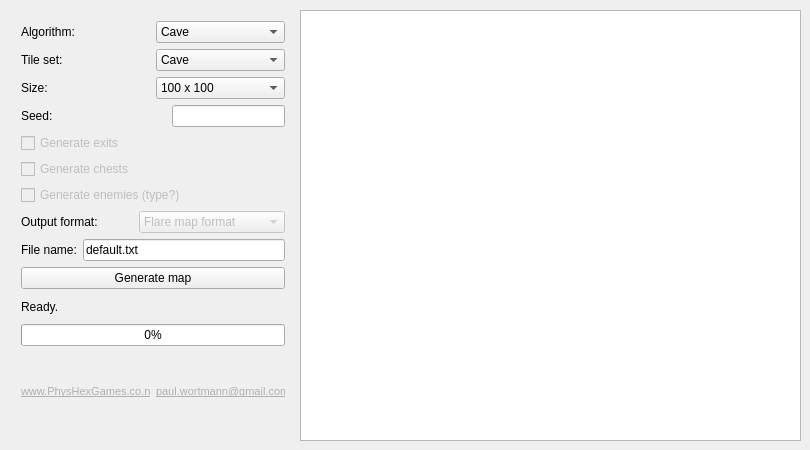
<?xml version="1.0" encoding="UTF-8"?>
<ui version="4.0">
 <class>MainWindow</class>
 <widget class="QMainWindow" name="MainWindow">
  <property name="geometry">
   <rect>
    <x>0</x>
    <y>0</y>
    <width>810</width>
    <height>450</height>
   </rect>
  </property>
  <property name="minimumSize">
   <size>
    <width>810</width>
    <height>450</height>
   </size>
  </property>
  <property name="maximumSize">
   <size>
    <width>810</width>
    <height>450</height>
   </size>
  </property>
  <property name="windowTitle">
   <string>Random dungeon generator V0.1</string>
  </property>
  <widget class="QWidget" name="centralWidget">
   <property name="minimumSize">
    <size>
     <width>810</width>
     <height>450</height>
    </size>
   </property>
   <property name="maximumSize">
    <size>
     <width>810</width>
     <height>450</height>
    </size>
   </property>
   <widget class="QTextEdit" name="textEdit_mapview">
    <property name="geometry">
     <rect>
      <x>300</x>
      <y>10</y>
      <width>501</width>
      <height>431</height>
     </rect>
    </property>
    <property name="font">
     <font>
      <pointsize>4</pointsize>
     </font>
    </property>
    <property name="acceptDrops">
     <bool>false</bool>
    </property>
    <property name="undoRedoEnabled">
     <bool>false</bool>
    </property>
    <property name="textInteractionFlags">
     <set>Qt::NoTextInteraction</set>
    </property>
   </widget>
   <widget class="QWidget" name="layoutWidget">
    <property name="geometry">
     <rect>
      <x>10</x>
      <y>10</y>
      <width>286</width>
      <height>432</height>
     </rect>
    </property>
    <layout class="QVBoxLayout" name="verticalLayout_3">
     <item>
      <layout class="QHBoxLayout" name="horizontalLayout">
       <item>
        <widget class="QLabel" name="label_algorithm">
         <property name="text">
          <string>Algorithm:</string>
         </property>
        </widget>
       </item>
       <item>
        <widget class="QComboBox" name="comboBox_algorithm">
         <property name="enabled">
          <bool>true</bool>
         </property>
         <item>
          <property name="text">
           <string>Cave</string>
          </property>
         </item>
         <item>
          <property name="text">
           <string>Maze</string>
          </property>
         </item>
         <item>
          <property name="text">
           <string>Dungeon 1</string>
          </property>
         </item>
         <item>
          <property name="text">
           <string>Dungeon 2</string>
          </property>
         </item>
        </widget>
       </item>
      </layout>
     </item>
     <item>
      <layout class="QHBoxLayout" name="horizontalLayout_2">
       <item>
        <widget class="QLabel" name="label_tileSet">
         <property name="text">
          <string>Tile set:</string>
         </property>
        </widget>
       </item>
       <item>
        <widget class="QComboBox" name="comboBox_tileSet">
         <property name="enabled">
          <bool>true</bool>
         </property>
         <item>
          <property name="text">
           <string>Cave</string>
          </property>
         </item>
         <item>
          <property name="text">
           <string>Dungeon</string>
          </property>
         </item>
         <item>
          <property name="text">
           <string>Grassland</string>
          </property>
         </item>
        </widget>
       </item>
      </layout>
     </item>
     <item>
      <layout class="QHBoxLayout" name="horizontalLayout_3">
       <item>
        <widget class="QLabel" name="label_mapSize">
         <property name="text">
          <string>Size:</string>
         </property>
        </widget>
       </item>
       <item>
        <widget class="QComboBox" name="comboBox_mapSize">
         <property name="enabled">
          <bool>true</bool>
         </property>
         <item>
          <property name="text">
           <string>100 x 100</string>
          </property>
         </item>
        </widget>
       </item>
      </layout>
     </item>
     <item>
      <layout class="QHBoxLayout" name="horizontalLayout_7">
       <item>
        <widget class="QLabel" name="label_seed">
         <property name="text">
          <string>Seed:</string>
         </property>
        </widget>
       </item>
       <item>
        <spacer name="horizontalSpacer">
         <property name="orientation">
          <enum>Qt::Horizontal</enum>
         </property>
         <property name="sizeHint" stdset="0">
          <size>
           <width>110</width>
           <height>20</height>
          </size>
         </property>
        </spacer>
       </item>
       <item>
        <widget class="QLineEdit" name="lineEdit_seed">
         <property name="inputMethodHints">
          <set>Qt::ImhDigitsOnly</set>
         </property>
        </widget>
       </item>
      </layout>
     </item>
     <item>
      <layout class="QVBoxLayout" name="verticalLayout">
       <item>
        <widget class="QCheckBox" name="checkBox_genExits">
         <property name="enabled">
          <bool>false</bool>
         </property>
         <property name="text">
          <string>Generate exits</string>
         </property>
        </widget>
       </item>
       <item>
        <widget class="QCheckBox" name="checkBox_genChests">
         <property name="enabled">
          <bool>false</bool>
         </property>
         <property name="text">
          <string>Generate chests</string>
         </property>
        </widget>
       </item>
       <item>
        <widget class="QCheckBox" name="checkBox_genEnemies">
         <property name="enabled">
          <bool>false</bool>
         </property>
         <property name="text">
          <string>Generate enemies (type?)</string>
         </property>
        </widget>
       </item>
      </layout>
     </item>
     <item>
      <layout class="QHBoxLayout" name="horizontalLayout_4">
       <item>
        <widget class="QLabel" name="label_outputFormat">
         <property name="text">
          <string>Output format:</string>
         </property>
        </widget>
       </item>
       <item>
        <widget class="QComboBox" name="comboBox_outputFormat">
         <property name="enabled">
          <bool>false</bool>
         </property>
         <item>
          <property name="text">
           <string>Flare map format</string>
          </property>
         </item>
         <item>
          <property name="text">
           <string>Tiled TMX</string>
          </property>
         </item>
         <item>
          <property name="text">
           <string>Frost and Flame FMX</string>
          </property>
         </item>
        </widget>
       </item>
      </layout>
     </item>
     <item>
      <layout class="QHBoxLayout" name="horizontalLayout_5">
       <item>
        <widget class="QLabel" name="label_fileName">
         <property name="text">
          <string>File name:</string>
         </property>
        </widget>
       </item>
       <item>
        <widget class="QLineEdit" name="lineEdit">
         <property name="text">
          <string>default.txt</string>
         </property>
        </widget>
       </item>
      </layout>
     </item>
     <item>
      <layout class="QVBoxLayout" name="verticalLayout_2">
       <item>
        <widget class="QPushButton" name="pushButton">
         <property name="text">
          <string>Generate map</string>
         </property>
        </widget>
       </item>
       <item>
        <widget class="QLabel" name="label_status">
         <property name="text">
          <string>Ready.</string>
         </property>
        </widget>
       </item>
       <item>
        <widget class="QProgressBar" name="progressBar">
         <property name="value">
          <number>0</number>
         </property>
        </widget>
       </item>
      </layout>
     </item>
     <item>
      <layout class="QHBoxLayout" name="horizontalLayout_6">
       <item>
        <widget class="QLabel" name="label_website">
         <property name="text">
          <string notr="true">&lt;html&gt;&lt;head/&gt;&lt;body&gt;&lt;p&gt;&lt;a href=&quot;www.PhysHexGames.co.nr&quot;&gt;&lt;span style=&quot; font-size:8pt; text-decoration: underline; color:#b0b0b0;&quot;&gt;www.PhysHexGames.co.nr&lt;/span&gt;&lt;/a&gt;&lt;/p&gt;&lt;/body&gt;&lt;/html&gt;</string>
         </property>
         <property name="textInteractionFlags">
          <set>Qt::LinksAccessibleByMouse</set>
         </property>
        </widget>
       </item>
       <item>
        <widget class="QLabel" name="label_email">
         <property name="text">
          <string notr="true">&lt;html&gt;&lt;head/&gt;&lt;body&gt;&lt;p&gt;&lt;a href=&quot;mailto:paul.wortmann@gmail.com&quot;&gt;&lt;span style=&quot; font-size:8pt; text-decoration: underline; color:#b0b0b0;&quot;&gt;paul.wortmann@gmail.com&lt;/span&gt;&lt;/a&gt;&lt;/p&gt;&lt;/body&gt;&lt;/html&gt;</string>
         </property>
         <property name="textInteractionFlags">
          <set>Qt::LinksAccessibleByMouse</set>
         </property>
        </widget>
       </item>
      </layout>
     </item>
    </layout>
   </widget>
  </widget>
 </widget>
 <layoutdefault spacing="6" margin="11"/>
 <resources/>
 <connections/>
</ui>
